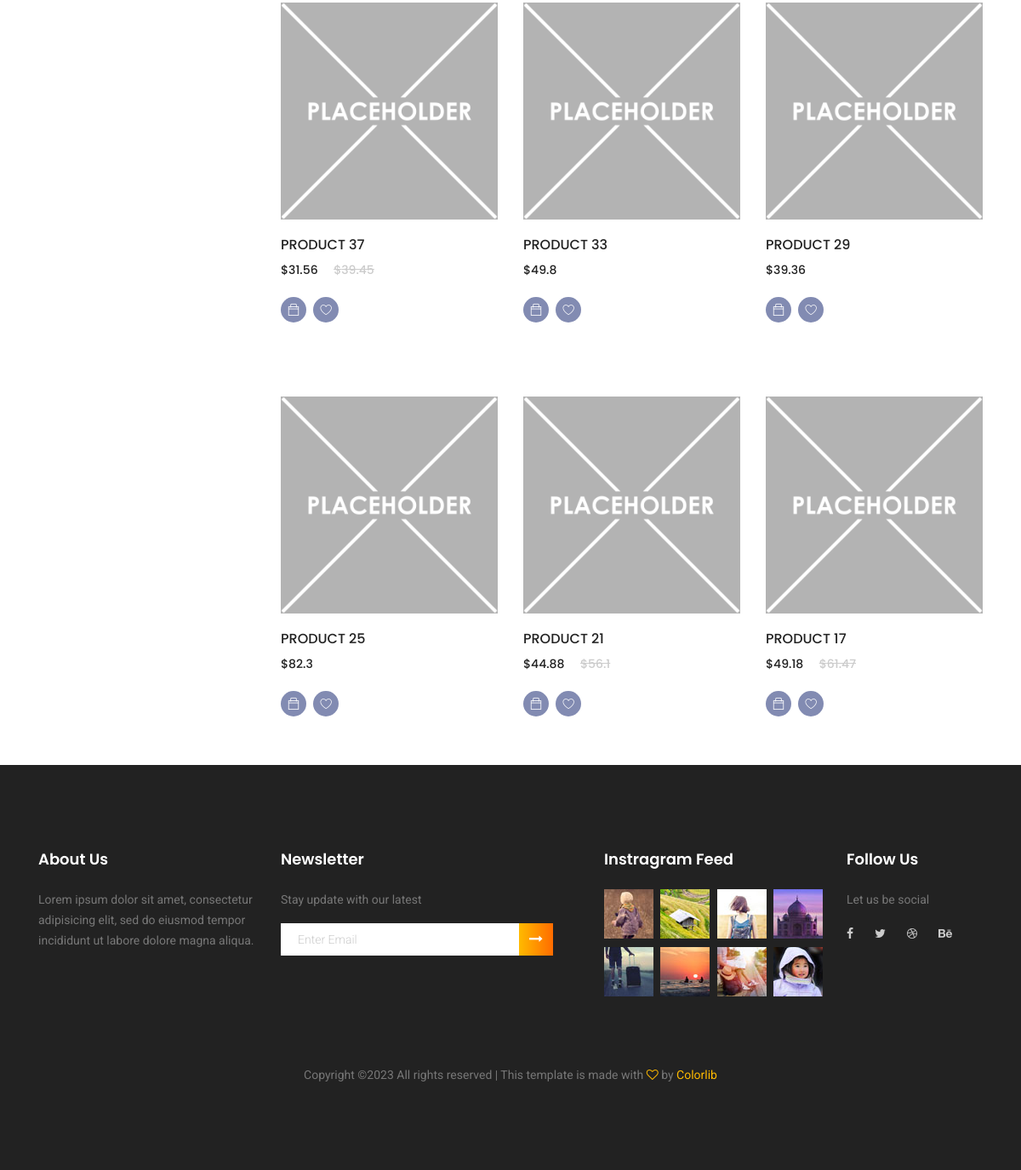
The page /category.php?id=1 (lower part) on the database as committed earlier.
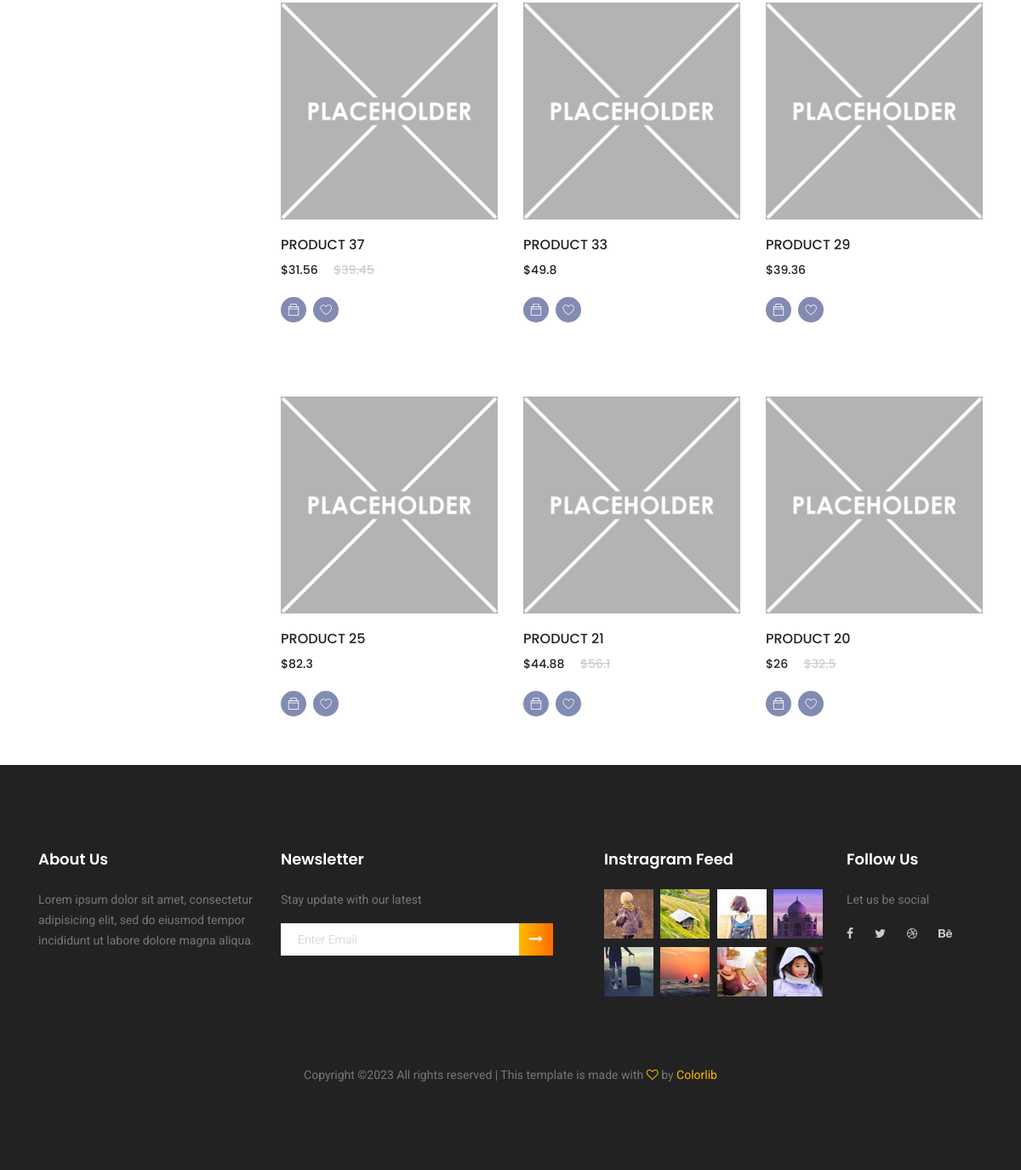
The same page on the database as committed later.
### tables this page shows
CREATE TABLE `products` (
  `id` int(11) NOT NULL,
  `name` varchar(255) NOT NULL,
  `image` varchar(100) NOT NULL,
  `stock_quantity` int(11) NOT NULL,
  `price` double NOT NULL,
  `price_after_sale` double NOT NULL,
  `is_on_sale` int(11) NOT NULL DEFAULT 0,
  `description` text NOT NULL,
  `category_id` int(11) NOT NULL,
  `user_id` int(11) NOT NULL,
  `created_at` timestamp NOT NULL DEFAULT current_timestamp() ON UPDATE current_timestamp()
);

### category.php (the view, shortened to what this page needs)
<?php
function getProductsForPageByCategory($pageNumber, $itemsPerPage, $categoryID) {
    $servername = "localhost";
    $username = "root";
    $password = "";
    $database = "e-commerce";
    try {
        $conn = new PDO("mysql:host=$servername;dbname=$database", $username, $password);
        $conn->setAttribute(PDO::ATTR_ERRMODE, PDO::ERRMODE_EXCEPTION);
        $offset = ($pageNumber - 1) * $itemsPerPage;
        $query = "SELECT * FROM products WHERE category_id = :categoryID ORDER BY id DESC LIMIT :limit OFFSET :offset";
        $stmt = $conn->prepare($query);
        $stmt->bindParam(':categoryID', $categoryID, PDO::PARAM_INT);
        $stmt->bindParam(':limit', $itemsPerPage, PDO::PARAM_INT);
        $stmt->bindParam(':offset', $offset, PDO::PARAM_INT);
        $stmt->execute();
        $products = $stmt->fetchAll(PDO::FETCH_ASSOC);
        return $products;
    } catch (PDOException $e) {
        echo "Connection failed: " . $e->getMessage();
        return null;
    } finally {
        $conn = null;
    }
}
if (isset($_GET['page'])){
	$page = $_GET['page'];
} else{
	$page = $_GET['page'] = 1;
}
if (isset($_GET['showcount'])){
	$showCount = $_GET['showcount'];
} else{
	$showCount = 12;
}
if (isset($_GET['id'])) {
	if($_GET['id']!=0){
		$categoryID = $_GET['id'];
		$products = getProductsForPageByCategory($page, $showCount, $categoryID);
	}
	else{
		$products = getProductsForPage($page, $showCount);
		getMaxPages(0);
	}
} else {
	$products = getProductsForPage($page, $showCount);
	getMaxPages(0);
}
?>
<!DOCTYPE html>
<html lang="zxx" class="no-js">
<head>
	<link rel="stylesheet" href="css/linearicons.css">
	<link rel="stylesheet" href="css/owl.carousel.css">
	<link rel="stylesheet" href="css/font-awesome.min.css">
	<link rel="stylesheet" href="css/themify-icons.css">
	<link rel="stylesheet" href="css/nice-select.css">
	<link rel="stylesheet" href="css/nouislider.min.css">
	<link rel="stylesheet" href="css/bootstrap.css">
	<link rel="stylesheet" href="css/main.css">
</head>
<body id="category">
	<div class="container">
		<div class="row">
			<div class="col-xl-3 col-lg-4 col-md-5">
			</div>
			<div class="col-xl-9 col-lg-8 col-md-7">
				<section class="lattest-product-area pb-40 category-list">
					<div class="row">
					<?php foreach ($products as $product) {?>
						<div class="col-lg-4 col-md-6">
							<div class="single-product">
								<a href = "single-product.php?productId=<?php echo $product['id']?>"><img class="img-fluid" src= '<?php if(file_exists($product['image'])) {echo $product['image'];} else {echo "img/placeholder.png";} ?>' alt="" style="cursor:pointer;"></a>
								<div class="product-details">
									<a href = "single-product.php?productId=<?php echo $product['id']?>"><h6 style="cursor:pointer;"><?php echo $product['name']; ?></h6></a>
									<div class="price">
										<?php if ($product['is_on_sale'] == 1) { ?>
											<h6>$<?php echo $product['price_after_sale']; ?></h6>
											<h6 class="l-through">$<?php echo $product['price']; ?></h6>
										<?php } else { ?>
											<h6>$<?php echo $product['price']; ?></h6>
										<?php } ?>
									</div>
									<div class="prd-bottom">
										<a href="" class="social-info">
											<span class="ti-bag"></span>
										</a>
										<a href="" class="social-info">
											<span class="lnr lnr-heart"></span>
										</a>
									</div>
								</div>
							</div>
						</div>
					<?php } ?>
					</div>
				</section>
			</div>
		</div>
	</div>
	<footer class="footer-area section_gap">
		<div class="container">
			<div class="row">
				<div class="col-lg-3  col-md-6 col-sm-6">
					<div class="single-footer-widget">
						<h6>About Us</h6>
						<p>
							Lorem ipsum dolor sit amet, consectetur adipisicing elit, sed do eiusmod tempor incididunt ut labore dolore
							magna aliqua.
						</p>
					</div>
				</div>
				<div class="col-lg-4  col-md-6 col-sm-6">
					<div class="single-footer-widget">
						<h6>Newsletter</h6>
						<p>Stay update with our latest</p>
						<div class="" id="mc_embed_signup">
							<form target="_blank" novalidate="true" action="https://spondonit.us12.list-manage.com/subscribe/post?u=1462626880ade1ac87bd9c93a&amp;id=92a4423d01"
							 method="get" class="form-inline">
								<div class="d-flex flex-row">
									<input class="form-control" name="EMAIL" placeholder="Enter Email" onfocus="this.placeholder = ''" onblur="this.placeholder = 'Enter Email '"
									 required="" type="email">
									<button class="click-btn btn btn-default"><i class="fa fa-long-arrow-right" aria-hidden="true"></i></button>
								</div>
							</form>
						</div>
					</div>
				</div>
				<div class="col-lg-3  col-md-6 col-sm-6">
					<div class="single-footer-widget mail-chimp">
						<h6 class="mb-20">Instragram Feed</h6>
						<ul class="instafeed d-flex flex-wrap">
							<li><img src="img/i1.jpg" alt=""></li>
							<li><img src="img/i2.jpg" alt=""></li>
							<li><img src="img/i3.jpg" alt=""></li>
							<li><img src="img/i4.jpg" alt=""></li>
							<li><img src="img/i5.jpg" alt=""></li>
							<li><img src="img/i6.jpg" alt=""></li>
							<li><img src="img/i7.jpg" alt=""></li>
							<li><img src="img/i8.jpg" alt=""></li>
						</ul>
					</div>
				</div>
				<div class="col-lg-2 col-md-6 col-sm-6">
					<div class="single-footer-widget">
						<h6>Follow Us</h6>
						<p>Let us be social</p>
						<div class="footer-social d-flex align-items-center">
							<a href="#"><i class="fa fa-facebook"></i></a>
							<a href="#"><i class="fa fa-twitter"></i></a>
							<a href="#"><i class="fa fa-dribbble"></i></a>
							<a href="#"><i class="fa fa-behance"></i></a>
						</div>
					</div>
				</div>
			</div>
			<div class="footer-bottom d-flex justify-content-center align-items-center flex-wrap">
				<p class="footer-text m-0">
Copyright &copy;<script>document.write(new Date().getFullYear());</script> All rights reserved | This template is made with <i class="fa fa-heart-o" aria-hidden="true"></i> by <a href="https://colorlib.com" target="_blank">Colorlib</a>
</p>
			</div>
		</div>
	</footer>
</body>
</html>

Rows that differ between the two databases and show on the page:
no longer on this page (row edited): products: name "PRODUCT 17", price_after_sale "49.18", price "61.47"
added products: name "PRODUCT 20", price_after_sale "26", price "32.5"
